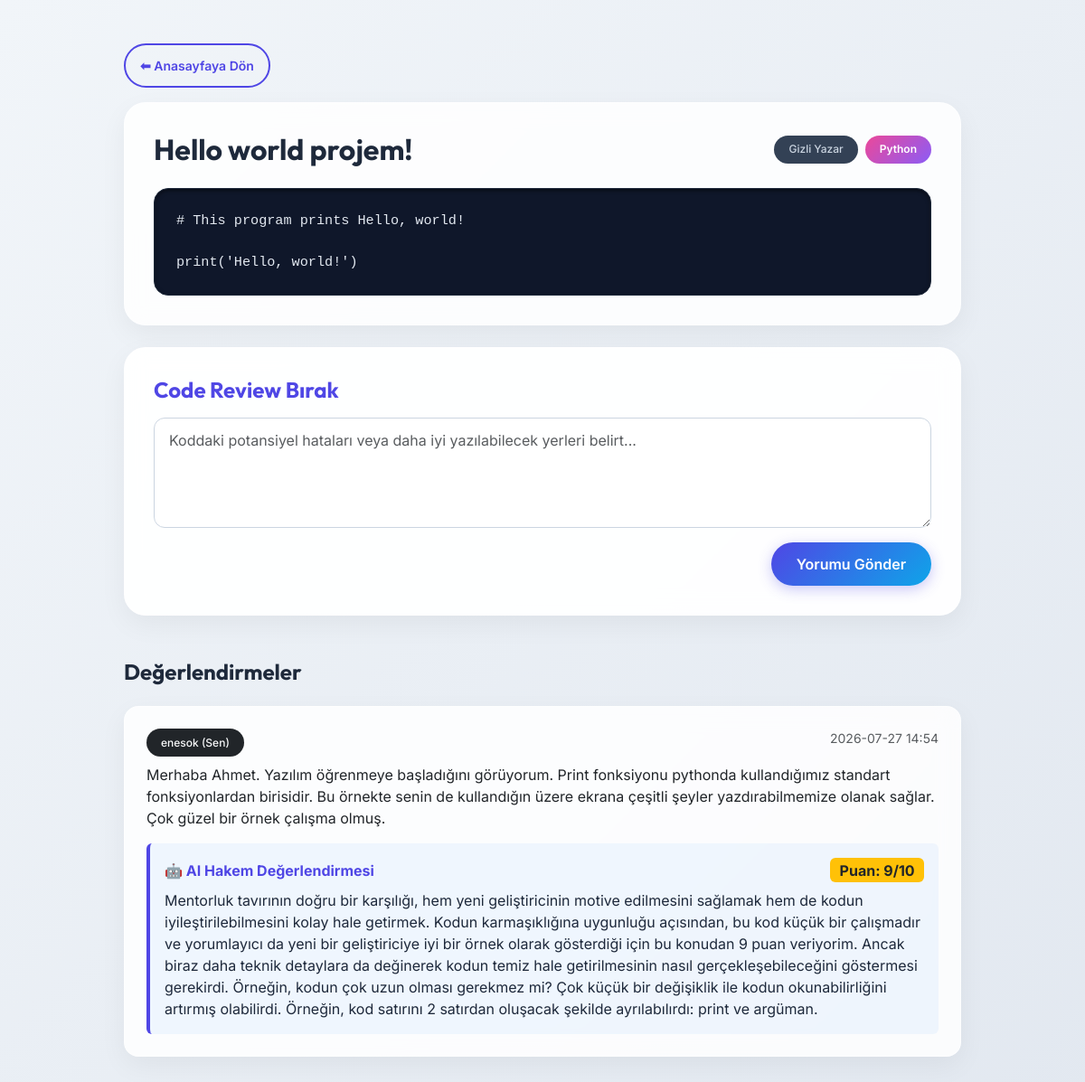
Page /post/1 (signed in) on the committed database.
### database.py (models this page shows)
class CodePost(Base):
    __tablename__ = "code_posts"
    id = Column(Integer, primary_key=True, index=True)
    title = Column(String, index=True)
    content = Column(Text)  # Kullanıcının yüklediği ham kod bloğu
    language = Column(String)  # Python, JS, C++ vb.
    created_at = Column(DateTime, default=datetime.utcnow)
    user_id = Column(Integer, ForeignKey("users.id"))
    owner = relationship("User", back_populates="posts")
    comments = relationship("Comment", back_populates="post")
    ai_reviews = relationship("AIReview", back_populates="post")

class Comment(Base):
    __tablename__ = "comments"
    id = Column(Integer, primary_key=True, index=True)
    content = Column(Text)  # Kullanıcının kod hakkındaki analizi/yorumu
    created_at = Column(DateTime, default=datetime.utcnow)
    user_id = Column(Integer, ForeignKey("users.id"))
    post_id = Column(Integer, ForeignKey("code_posts.id"))
    author = relationship("User", back_populates="comments")
    post = relationship("CodePost", back_populates="comments")
    ai_reviews = relationship("AIReview", back_populates="comment")

class AIReview(Base):
    __tablename__ = "ai_reviews"
    id = Column(Integer, primary_key=True, index=True)
    review_text = Column(Text)  # LLM'den gelen detaylı analiz metni
    score = Column(Integer, nullable=True)  # LLM'in verdiği puan (Örn: 1-10 arası)
    target_type = Column(String)  # "post" (kod için) veya "comment" (yorum incelemesi için)
    created_at = Column(DateTime, default=datetime.utcnow)
    post_id = Column(Integer, ForeignKey("code_posts.id"), nullable=True)
    comment_id = Column(Integer, ForeignKey("comments.id"), nullable=True)
    post = relationship("CodePost", back_populates="ai_reviews")
    comment = relationship("Comment", back_populates="ai_reviews")

### main.py (the view)
@app.get("/post/{post_id}")
def post_detail(request: Request, post_id: int, current_user: str = Cookie(None), db: Session = Depends(database.get_db)):
    if not current_user:
        return RedirectResponse(url="/login", status_code=status.HTTP_303_SEE_OTHER)
    post = db.query(database.CodePost).filter(database.CodePost.id == post_id).first()
    if not post:
        return RedirectResponse(url="/", status_code=status.HTTP_303_SEE_OTHER)
    comments = db.query(database.Comment).filter(database.Comment.post_id == post_id).order_by(database.Comment.id.desc()).all()
    author_name = "Gizli Yazar"
    if post.owner.username == current_user:
        author_name = f"{current_user} (Sen)"
    for c in comments:
        if c.author.username == current_user:
            c.display_name = f"{current_user} (Sen)"
        else:
            c.display_name = f"CodePeer #{c.user_id}"
    return templates.TemplateResponse(
        request=request,
        name="post_detail.html",
        context={
            "title": post.title,
            "username": current_user,
            "post": post,
            "author_name": author_name,
            "comments": comments
        }
    )

### templates/post_detail.html (shortened to what this page needs)
<!DOCTYPE html>
<html lang="tr">
<head>
    <link href="https://cdn.jsdelivr.net/npm/bootstrap@5.3.0/dist/css/bootstrap.min.css" rel="stylesheet">
    <link href="/static/css/style.css" rel="stylesheet">
</head>
<body>
    <div class="container py-5">
        <div class="row justify-content-center">
            <div class="col-lg-10 mb-4">
                <a href="/" class="btn btn-premium-outline btn-sm px-3 mb-3">⬅ Anasayfaya Dön</a>
                <div class="glass-card mb-4" style="padding: 2rem;">
                    <div class="d-flex justify-content-between align-items-center mb-4">
                        <h2 class="fw-bold m-0" style="color: var(--text-main);">{{ post.title }}</h2>
                        <div class="d-flex gap-2">
                            <span class="badge-author">{{ author_name }}</span>
                            <span class="badge-premium">{{ post.language }}</span>
                        </div>
                    </div>
                    <div class="code-container">
                        <pre class="m-0"><code>{{ post.content }}</code></pre>
                    </div>
                </div>
                <div class="glass-card mb-5" style="padding: 2rem; background: rgba(255, 255, 255, 0.95);">
                    <h4 class="fw-bold mb-3" style="color: var(--primary);">Code Review Bırak</h4>
                    <form action="/post/{{ post.id }}/comment" method="POST">
                        <textarea name="content" class="form-control mb-3" rows="4" placeholder="Koddaki potansiyel hataları veya daha iyi yazılabilecek yerleri belirt..." required></textarea>
                        <div class="d-flex justify-content-end">
                            <button type="submit" class="btn btn-premium">Yorumu Gönder</button>
                        </div>
                    </form>
                </div>
                <h4 class="fw-bold mb-4" style="color: var(--text-main);">Değerlendirmeler</h4>
                {% if comments %}
                    {% for comment in comments %}
                    <div class="glass-card mb-3" style="padding: 1.5rem; border-radius: 1rem;">
                        <div class="d-flex justify-content-between mb-2">
                            <span class="badge-author bg-dark text-light">{{ comment.display_name }}</span>
                            <small class="text-muted">{{ comment.created_at.strftime('%Y-%m-%d %H:%M') }}</small>
                        </div>
                        <p class="m-0 text-dark">{{ comment.content }}</p>
                        {% if comment.ai_reviews %}
                            {% set ai_feedback = comment.ai_reviews[0] %}
                            <div class="mt-3 p-3 rounded" style="background-color: rgba(13, 110, 253, 0.05); border-left: 4px solid var(--primary);">
                                <div class="d-flex justify-content-between align-items-center mb-2">
                                    <strong style="color: var(--primary);">🤖 AI Hakem Değerlendirmesi</strong>
                                    <span class="badge bg-warning text-dark fs-6">Puan: {{ ai_feedback.score }}/10</span>
                                </div>
                                <p class="mb-0 text-sm">{{ ai_feedback.review_text }}</p>
                            </div>
                        {% endif %}
                    </div>
                    {% endfor %}
                {% else %}
                    <div class="text-muted fst-italic">Henüz bu koda hiç inceleme yapılmamış. İlk değerlendiren sen ol!</div>
                {% endif %}
            </div>
        </div>
    </div>
</body>
</html>

### static/css/style.css (style rules this page uses)
:root { --primary: #4f46e5; --primary-hover: #4338ca; --secondary: #0ea5e9; --bg-color: #f1f5f9; --card-bg: rgba(255, 255, 255, 0.85); --text-main: #1e293b; --text-muted: #64748b; --glass-border: rgba(255, 255, 255, 0.4); }
body { background: linear-gradient(135deg, #f1f5f9 0%, #e2e8f0 100%); font-family: 'Inter', sans-serif; color: var(--text-main); min-height: 100vh; }
h1, h2, h3, h4, h5, h6 { font-family: 'Outfit', sans-serif; }
.glass-card { background: var(--card-bg); backdrop-filter: blur(12px); -webkit-backdrop-filter: blur(12px); border: 1px solid var(--glass-border); box-shadow: 0 10px 30px rgba(0, 0, 0, 0.05); border-radius: 1.5rem; padding: 2.5rem; }
.btn-premium { background: linear-gradient(135deg, var(--primary), var(--secondary)); color: white; border: none; padding: 0.75rem 1.75rem; border-radius: 999px; font-weight: 600; transition: all 0.3s ease; box-shadow: 0 4px 15px rgba(79, 70, 229, 0.3); }
.btn-premium-outline { background: transparent; color: var(--primary); border: 2px solid var(--primary); padding: 0.75rem 1.75rem; border-radius: 999px; font-weight: 600; transition: all 0.3s ease; }
.form-control, .form-select { border-radius: 0.75rem; border: 1px solid #cbd5e1; padding: 0.75rem 1rem; transition: all 0.2s; }
.code-container { background: #0f172a; border-radius: 1rem; border: 1px solid #1e293b; box-shadow: inset 0 2px 4px rgba(0,0,0,0.5); padding: 1.5rem; position: relative; overflow-x: auto; }
.code-container code { color: #e2e8f0; font-family: Consolas, 'Fira Code', monospace; font-size: 0.95rem; }
.badge-premium { background: linear-gradient(135deg, #ec4899, #8b5cf6); color: white; border-radius: 999px; padding: 0.4rem 1rem; font-size: 0.75rem; font-weight: 600; }
.badge-author { background: #334155; color: #cbd5e1; border-radius: 999px; padding: 0.4rem 1rem; font-size: 0.75rem; font-weight: 500; }

### rows in the picture
CodePost: title "Hello world projem!", language "Python", content "# This program prints Hello, world! print('Hello, world!')"
Comment: display_name "enesok (Sen)", created_at "2026-07-27 14:54", content "Merhaba Ahmet. Yazılım öğrenmeye başladığını görüyorum. Print fonksiyonu pythonda kullandığımız standart fonksiyonlardan birisidir. Bu örnekte senin de kullandığın üzere ekrana çeşitli şeyler yazdırabilmemize olanak sağlar. Çok güzel bir örnek çalışma olmuş."
AIReview: score "9", review_text "Mentorluk tavırının doğru bir karşılığı, hem yeni geliştiricinin motive edilmesini sağlamak hem de kodun iyileştirilebilmesini kolay hale getirmek. Kodun karmaşıklığına uygunluğu açısından, bu kod küçük bir çalışmadır ve yorumlayıcı da yeni bir geliştiriciye iyi bir örnek olarak gösterdiği için bu konudan 9 puan veriyorim. Ancak biraz daha teknik detaylara da değinerek kodun temiz hale getirilmesinin nasıl gerçekleşebileceğini göstermesi gerekirdi. Örneğin, kodun çok uzun olması gerekmez mi? Çok küçük bir değişiklik ile kodun okunabilirliğini artırmış olabilirdi. Örneğin, kod satırını 2 satırdan oluşacak şekilde ayrılabılırdı: print ve argüman."

### other values in the picture
{{ author_name }} "Gizli Yazar"
